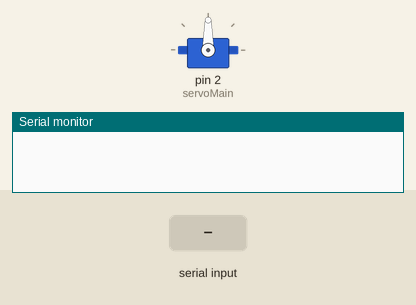
The sketch below on a simulated Arduino Uno, built with avr-gcc and run on an emulated ATmega328P. Shown: servo, the last lines printed to the serial monitor. The test bench sets the inputs (shaded band).

Above: at 1.2 s.
1.3 s: "c\n" received over Serial
At 1.45 s:
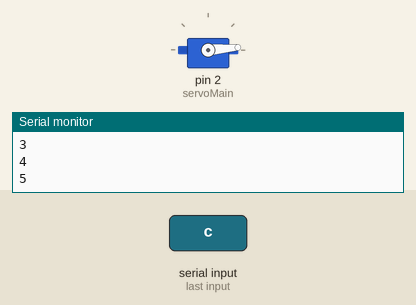
4.3 s: "200\n" received over Serial
At 4.47 s:
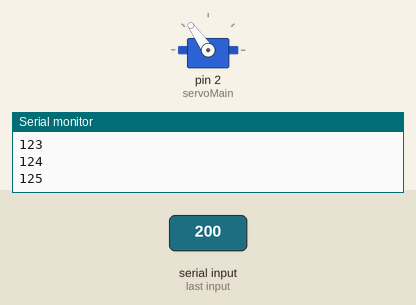
7.3 s: "o\n" received over Serial
At 7.47 s:
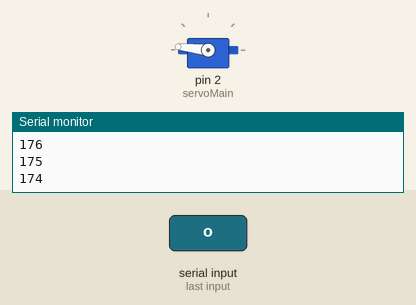
10.3 s: "90\n" received over Serial
Timing chart, 0 to 13.3 s (numbered marks = the images above; inputs shaded):
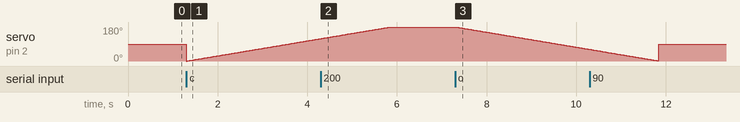

The sketch:

Set_to_x.ino
```cpp
 #include <Servo.h>
Servo servoMain;

void setup()
{
  Serial.begin(9600);
  servoMain.attach(2);
}

void loop()
{
  String x; int number;

 x=Serial.readStringUntil('\n');
   Serial.println(x);

number=x.toInt();

if(number!=0)
{
Serial.println(number);
servoMain.write(number);
}
if(x=="c")
{
  for(int i=0; i<180; i++)
  {
    Serial.println(i);
servoMain.write(i);
  delay(25);
}
}
if(x=="o")
{
  for(int i=180; i>0; i--)
  {
    Serial.println(i);
servoMain.write(i);
  delay(25);
}
}

 // servoMain.write(90);  // Turn Servo back to center position (90 degrees)
 // delay(1000);          // Wait 1 second
//noInterrupts();
//while(1) {}
}
```

Measured:
- after the input at 7.3 s, servo on pin 2 (servoMain): moves from 180° to 62° over 3.0 s, starting at once
